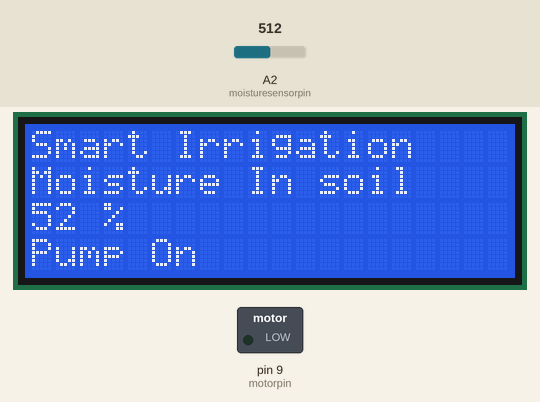
The sketch below on a simulated Arduino Uno, built with avr-gcc and run on an emulated ATmega328P. Shown: 20×4 character LCD, switched loads named in the sketch (green lamp = pin HIGH). The test bench sets the inputs (shaded band); at power-on: A2 (moisturesensorpin) = 512. What the sketch prints to the serial monitor is not drawn.

Above: at 1.2 s.
1.3 s: A2 (moisturesensorpin) set to 376
At 3.2 s:
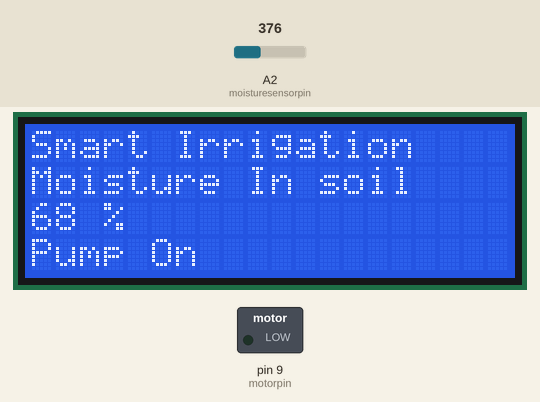
3.5 s: A2 (moisturesensorpin) set to 350
At 5.2 s:
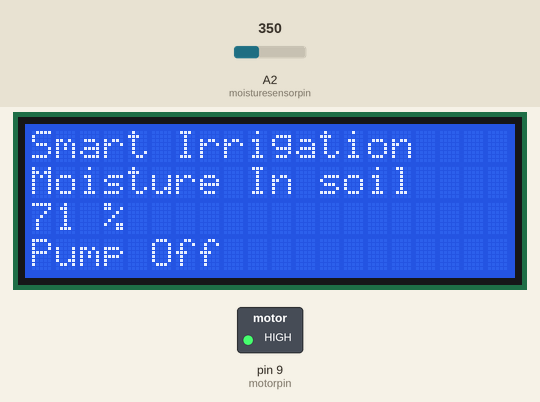
5.5 s: A2 (moisturesensorpin) set to 306
7.6 s: A2 (moisturesensorpin) set to 511
At 9.4 s:
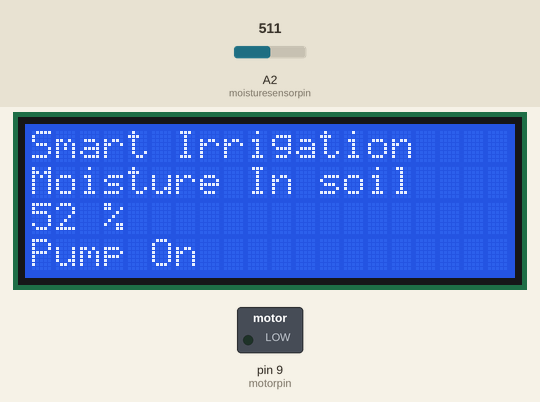
Timing chart, 0 to 10.6 s (numbered marks = the images above; inputs shaded):
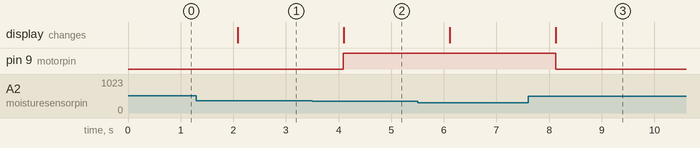

Measured:
- the behaviour switches between 362 and 361 on A2 (moisturesensorpin) (found by bisection; images 1 and 2)
- after the input at 1.3 s, the display: changes after 0.78 s (image 1)
- after the input at 3.5 s, pin 9 (motorpin): LOW → HIGH after 0.59 s; the display: changes after 0.60 s (image 2)
- after the input at 7.6 s, pin 9 (motorpin): HIGH → LOW after 0.52 s; the display: changes after 0.53 s (image 3)

The sketch:

Smart_irrigation_system.ino
```cpp
#include <LiquidCrystal.h>


int moisturesensorpin = A2;
int motorpin = 9;
int sensorValue = 0;


// initialize the library with the numbers of the interface pins
LiquidCrystal lcd(12, 11, 5, 4, 3, 2);


void setup() {
  Serial.begin(9600);
  pinMode(moisturesensorpin, INPUT);  //initialize the LED pin as an output
  pinMode(motorpin, OUTPUT);

  lcd.begin(20, 4);// set up the LCD's number of columns and rows:
}

void loop() {


  lcd.setCursor(0, 0);
  lcd.print("Smart Irrigation ");

  sensorValue = analogRead(moisturesensorpin);
  Serial.println(sensorValue);
  sensorValue = map(sensorValue, 970, 100, 0, 100);
  //Serial.println(sensorValue);
  if (sensorValue >= 70) {

    Serial.println(sensorValue);
    digitalWrite(motorpin, HIGH);
    lcd.setCursor(0, 1);
    lcd.print("Moisture In soil");
    lcd.setCursor(0, 2);
    lcd.print(sensorValue);
    lcd.setCursor(3, 2);
    lcd.print("%");
    lcd.setCursor(0, 3);
    lcd.print("Pump Off ");


  }
  else if (sensorValue < 70 ) {


    digitalWrite(motorpin, LOW);
    lcd.setCursor(0, 1);
    lcd.print("Moisture In soil");
    lcd.setCursor(0, 2);
    lcd.print(sensorValue);
    lcd.setCursor(3, 2);
    lcd.print("%");
    lcd.setCursor(0, 3);
    lcd.print("Pump On ");


  }


  delay(1000);
}
```
